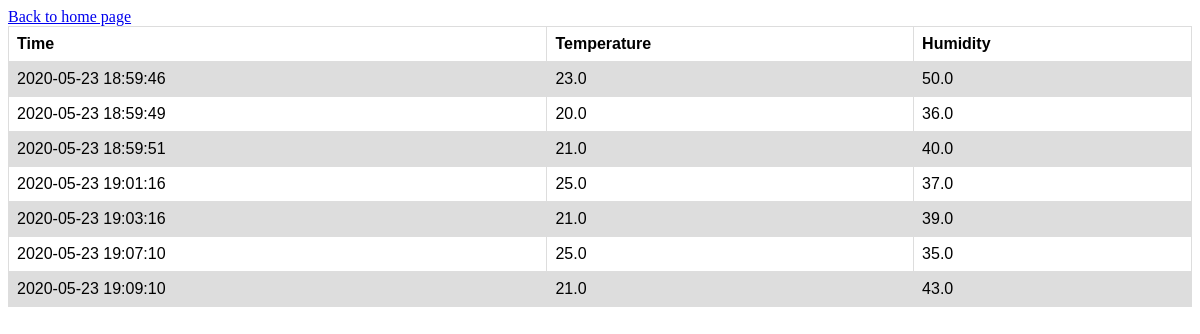
Page /show_measurements on the committed database.
### tables this page shows
CREATE TABLE measurements (
        date_time TEXT PRIMARY KEY,
        temp REAL,
        humidity REAL
    );

### sensor_dashboard/app.py (the view)
@app.route('/show_measurements')
def show_measurements():
    measurements = app.db.get_db_measurements_list()
    return render_template(
        'measurements.html',
        measurements=measurements,
    )

### sensor_dashboard/db.py (called while the page is built)
    def get_db_measurements_list(self):
        with sqlite3.connect(self.db_path) as conn:
            cur = conn.cursor()
            query_res = cur.execute(SELECT_ALL_QUERY)
        return list(query_res)

### sensor_dashboard/templates/measurements.html (shortened to what this page needs)
<!DOCTYPE html>
<html lang="en">
    <head>
    </head>
    <body>
        <a class="btn btn-outline-primary" href="/">Back to home page</a>
        <table>
            <tr>
                <th>Time</th>
                <th>Temperature</th>
                <th>Humidity</th>
              </tr>
            {% for date_time, temp, hum in measurements %}
                <tr>
                    <td>{{date_time}}</td>
                    <td>{{temp}}</td>
                    <td>{{hum}}</td>
                </tr>
            {% endfor %}
        </table>
    </body>
</html>

### sensor_dashboard/templates/measurements.html (style rules this page uses)
table { font-family: arial, sans-serif; border-collapse: collapse; width: 100%; }
td, th { border: 1px solid #dddddd; text-align: left; padding: 8px; }
tr:nth-child(even) { background-color: #dddddd; }

### rows in the picture
measurements: date_time "2020-05-23 18:59:46", temp "23.0", humidity "50.0"
measurements: date_time "2020-05-23 18:59:49", temp "20.0", humidity "36.0"
measurements: date_time "2020-05-23 18:59:51", temp "21.0", humidity "40.0"
measurements: date_time "2020-05-23 19:01:16", temp "25.0", humidity "37.0"
measurements: date_time "2020-05-23 19:03:16", temp "21.0", humidity "39.0"
measurements: date_time "2020-05-23 19:07:10", temp "25.0", humidity "35.0"
measurements: date_time "2020-05-23 19:09:10", temp "21.0", humidity "43.0"
